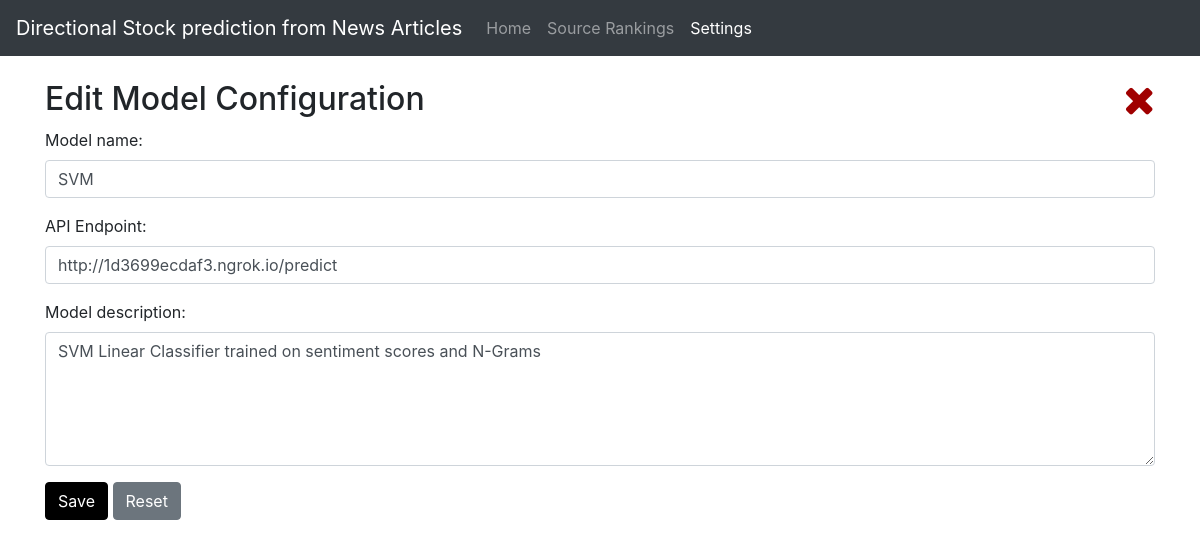
Page /prediction/config/14/ on the committed database.
### prediction/models.py (models this page shows, shortened)
class ModelConfig(models.Model):
    model_name = models.CharField(max_length=100)
    api_endpoint = models.CharField(max_length=100)
    description = models.CharField(max_length=1000)

### prediction/views.py (the view)
# urls.py: path('config/<int:model_id>/', views.detail, name='detail'),
def detail(request, model_id):
    config_detail = get_object_or_404(ModelConfig, pk=model_id)
    context = {'config_detail':config_detail}
    return render(request, 'prediction/config_detail.html', context)

### prediction/templates/prediction/config_detail.html (shortened to what this page needs)
<!DOCTYPE html>
<html lang="en">
  <head>
    <link
      rel="stylesheet"
      href="https://maxcdn.bootstrapcdn.com/bootstrap/4.5.2/css/bootstrap.min.css"
    />
    <link rel="stylesheet" href="https://cdnjs.cloudflare.com/ajax/libs/font-awesome/4.7.0/css/font-awesome.min.css">
  </head>
  <body>
    <nav class="navbar navbar-expand-sm bg-dark navbar-dark">
      <a class="navbar-brand" href="{% url 'prediction:index'%}">Directional Stock prediction from News Articles</a>
      <ul class="navbar-nav">
        <li class="nav-item">
          <a class="nav-link" href="{% url 'prediction:index'%}">Home</a>
        </li>
        <li class="nav-item">
          <a class="nav-link" href="{% url 'prediction:rankings'%}">Source Rankings</a>
        </li>
        <li class="nav-item active">
          <a class="nav-link" href="{% url 'prediction:config'%}">Settings</a>
        </li>
      </ul>
    </nav>
    <div class="container">
      <br>
        {%if config_detail%}
        <h2 style="float: left; display: inline;">Edit Model Configuration</h2>
        {%else%}
        <h2 style="float: left; display: inline;">Create new Model</h2>
        {%endif%}
        <a href="{% url 'prediction:config'%}" style="float: right;">
            <i class="fa fa-close" style='font-size:2.5rem; color:rgb(160, 0, 0)'></i>
        </a>
      <br>
      <br>
      {%if config_detail%}
      <form action="{% url 'prediction:update_config' config_detail.id %}" method="POST">
      {%else%}
      <form action="{% url 'prediction:create_config'  %}" method="POST">
      {%endif%}
        <div class="form-group">
          <label for="model_name">Model name: </label>
          <input
            type="text"
            class="form-control"
            id="model_name"
            name="model_name"
            value="{{config_detail.model_name}}"
            placeholder="Enter model name"
            required="true"
          />
        </div>
        <div class="form-group">
          <label for="api_endpoint">API Endpoint: </label>
          <input
            type="text"
            class="form-control"
            id="api_endpoint"
            name="api_endpoint"
            value="{{config_detail.api_endpoint}}"
            placeholder="Enter API endpoint URL"
            required="true"
          />
        </div>
        <div class="form-group">
          <label for="description">Model description: </label>
          <textarea
            class="form-control"
            name="description"
            rows="5"
            id="description"
            placeholder="Describe your model..."
            required="true"
          >{{config_detail.description}}</textarea>
        </div>
        <button type="submit" class="btn btn-primary" style="background-color: black; border-color: black;">Save</button>
        <input type="reset" class="btn btn-secondary"/>
      </form>
    </div>
  </body>
</html>

### rows in the picture
ModelConfig: model_name "SVM", api_endpoint "http://1d3699ecdaf3.ngrok.io/predict", description "SVM Linear Classifier trained on sentiment scores and N-Grams"
